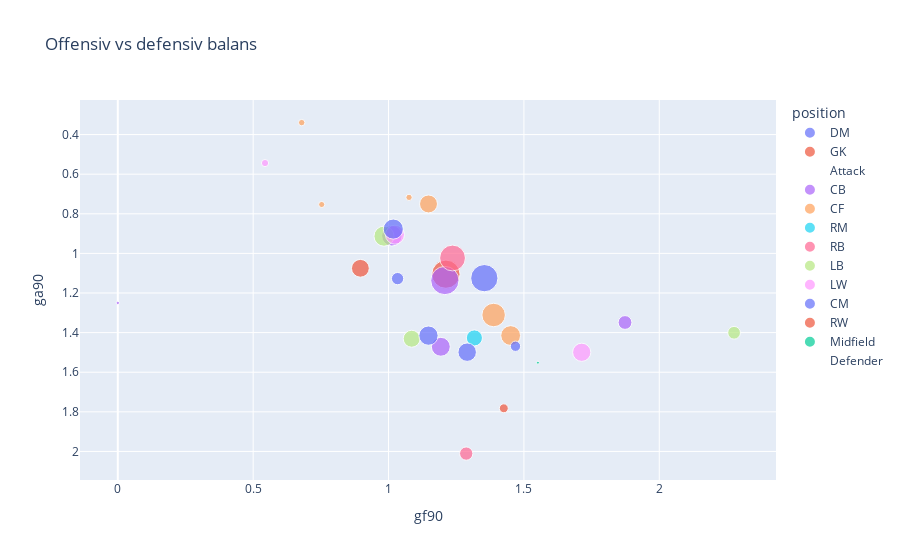

The code cell stored with this chart in its notebook:
### Markdown cell above
#### Graph 3: Off vs def balance

### Code cell
fig = px.scatter(
    summary_stats,
    x="gf90",
    y="ga90",
    color="position",
    size="minuter",
    hover_name="name",
    title="Offensiv vs defensiv balans"
)

fig.update_yaxes(autorange="reversed")
fig.show()

### Figure 1 — Plotly figure (JSON) as saved in the notebook; plotly's stock layout.template omitted (floating-point values rounded to 4 significant figures)
{"data": [{"hovertemplate": "<b>%{hovertext}</b><br><br>position=DM<br>gf90=%{x}<br>ga90=%{y}<br>minuter=%{marker.size}<extra></extra>", "hovertext": ["Adil Titi"], "legendgroup": "DM", "marker": {"color": "#636efa", "size": [958.0], "sizemode": "area", "sizeref": 12.66, "symbol": "circle"}, "mode": "markers", "name": "DM", "orientation": "v", "showlegend": true, "type": "scatter", "x": [1.033], "xaxis": "x", "y": [1.127], "yaxis": "y"}, {"hovertemplate": "<b>%{hovertext}</b><br><br>position=GK<br>gf90=%{x}<br>ga90=%{y}<br>minuter=%{marker.size}<extra></extra>", "hovertext": ["Adrian Engdahl", "André Bernardini", "Elias Markusson Kurula", "Emrik Eriksson", "Viktor Frodig"], "legendgroup": "GK", "marker": {"color": "#EF553B", "size": [505.0, 0.0, 0.0, 0.0, 5050.0], "sizemode": "area", "sizeref": 12.66, "symbol": "circle"}, "mode": "markers", "name": "GK", "orientation": "v", "showlegend": true, "type": "scatter", "x": [1.426, NaN, NaN, NaN, 1.212], "xaxis": "x", "y": [1.782, NaN, NaN, NaN, 1.105], "yaxis": "y"}, {"hovertemplate": "<b>%{hovertext}</b><br><br>position=Attack<br>gf90=%{x}<br>ga90=%{y}<br>minuter=%{marker.size}<extra></extra>", "hovertext": ["Albin Pihlström"], "legendgroup": "Attack", "marker": {"color": "#00cc96", "size": [0.0], "sizemode": "area", "sizeref": 12.66, "symbol": "circle"}, "mode": "markers", "name": "Attack", "orientation": "v", "showlegend": true, "type": "scatter", "x": [NaN], "xaxis": "x", "y": [NaN], "yaxis": "y"}, {"hovertemplate": "<b>%{hovertext}</b><br><br>position=CB<br>gf90=%{x}<br>ga90=%{y}<br>minuter=%{marker.size}<extra></extra>", "hovertext": ["Alexander Zetterström", "Eirik Asante Gayi", "Lorik Konjuhi", "Oskar Ågren", "Teodor Wålemark"], "legendgroup": "CB", "marker": {"color": "#ab63fa", "size": [5066.0, 72.0, 1201.0, 2667.0, 2263.0], "sizemode": "area", "sizeref": 12.66, "symbol": "circle"}, "mode": "markers", "name": "CB", "orientation": "v", "showlegend": true, "type": "scatter", "x": [1.208, 0.0, 1.873, 1.012, 1.193], "xaxis": "x", "y": [1.137, 1.25, 1.349, 0.9111, 1.472], "yaxis": "y"}, {"hovertemplate": "<b>%{hovertext}</b><br><br>position=CF<br>gf90=%{x}<br>ga90=%{y}<br>minuter=%{marker.size}<extra></extra>", "hovertext": ["Amar Muhsin", "Ferhan Abic", "Filip Trpcevski", "Kevin Appiah Nyarko", "Pontus Jonsson", "Ömür Pektas"], "legendgroup": "CF", "marker": {"color": "#FFA15A", "size": [3501.0, 265.0, 2481.0, 251.0, 2039.0, 239.0], "sizemode": "area", "sizeref": 12.66, "symbol": "circle"}, "mode": "markers", "name": "CF", "orientation": "v", "showlegend": true, "type": "scatter", "x": [1.388, 0.6793, 1.451, 1.076, 1.148, 0.7531], "xaxis": "x", "y": [1.311, 0.3396, 1.415, 0.7171, 0.7504, 0.7531], "yaxis": "y"}, {"hovertemplate": "<b>%{hovertext}</b><br><br>position=RM<br>gf90=%{x}<br>ga90=%{y}<br>minuter=%{marker.size}<extra></extra>", "hovertext": ["Anton Lundin"], "legendgroup": "RM", "marker": {"color": "#19d3f3", "size": [1640.0], "sizemode": "area", "sizeref": 12.66, "symbol": "circle"}, "mode": "markers", "name": "RM", "orientation": "v", "showlegend": true, "type": "scatter", "x": [1.317], "xaxis": "x", "y": [1.427], "yaxis": "y"}, {"hovertemplate": "<b>%{hovertext}</b><br><br>position=RB<br>gf90=%{x}<br>ga90=%{y}<br>minuter=%{marker.size}<extra></extra>", "hovertext": ["Cesar Weilid", "Noah Östberg"], "legendgroup": "RB", "marker": {"color": "#FF6692", "size": [4222.0, 1119.0], "sizemode": "area", "sizeref": 12.66, "symbol": "circle"}, "mode": "markers", "name": "RB", "orientation": "v", "showlegend": true, "type": "scatter", "x": [1.236, 1.287], "xaxis": "x", "y": [1.023, 2.011], "yaxis": "y"}, {"hovertemplate": "<b>%{hovertext}</b><br><br>position=LB<br>gf90=%{x}<br>ga90=%{y}<br>minuter=%{marker.size}<extra></extra>", "hovertext": ["Christopher Redenstrand", "Malte Persson", "Noah Åstrand John"], "legendgroup": "LB", "marker": {"color": "#B6E880", "size": [2563.0, 1824.0, 1028.0], "sizemode": "area", "sizeref": 12.66, "symbol": "circle"}, "mode": "markers", "name": "LB", "orientation": "v", "showlegend": true, "type": "scatter", "x": [0.9832, 1.086, 2.276], "xaxis": "x", "y": [0.913, 1.431, 1.401], "yaxis": "y"}, {"hovertemplate": "<b>%{hovertext}</b><br><br>position=LW<br>gf90=%{x}<br>ga90=%{y}<br>minuter=%{marker.size}<extra></extra>", "hovertext": ["Emil Tot Wikström", "Gustav Nordh", "Samouil Izountouemoi"], "legendgroup": "LW", "marker": {"color": "#FF97FF", "size": [2286.0, 2101.0, 331.0], "sizemode": "area", "sizeref": 12.66, "symbol": "circle"}, "mode": "markers", "name": "LW", "orientation": "v", "showlegend": true, "type": "scatter", "x": [1.024, 1.713, 0.5438], "xaxis": "x", "y": [0.9055, 1.499, 0.5438], "yaxis": "y"}, {"hovertemplate": "<b>%{hovertext}</b><br><br>position=CM<br>gf90=%{x}<br>ga90=%{y}<br>minuter=%{marker.size}<extra></extra>", "hovertext": ["Gustav Berggren", "Haris Brkic", "Henry Sletsjøe", "Jacob Stensson", "Marinus Larsen"], "legendgroup": "CM", "marker": {"color": "#636efa", "size": [4720.0, 2162.0, 2565.0, 2353.0, 674.0], "sizemode": "area", "sizeref": 12.66, "symbol": "circle"}, "mode": "markers", "name": "CM", "orientation": "v", "showlegend": true, "type": "scatter", "x": [1.354, 1.29, 1.018, 1.147, 1.469], "xaxis": "x", "y": [1.125, 1.499, 0.8772, 1.415, 1.469], "yaxis": "y"}, {"hovertemplate": "<b>%{hovertext}</b><br><br>position=RW<br>gf90=%{x}<br>ga90=%{y}<br>minuter=%{marker.size}<extra></extra>", "hovertext": ["Johan Arvidsson"], "legendgroup": "RW", "marker": {"color": "#EF553B", "size": [2009.0], "sizemode": "area", "sizeref": 12.66, "symbol": "circle"}, "mode": "markers", "name": "RW", "orientation": "v", "showlegend": true, "type": "scatter", "x": [0.896], "xaxis": "x", "y": [1.075], "yaxis": "y"}, {"hovertemplate": "<b>%{hovertext}</b><br><br>position=Midfield<br>gf90=%{x}<br>ga90=%{y}<br>minuter=%{marker.size}<extra></extra>", "hovertext": ["Jonah Almquist", "Oliwer Stark", "Suren Hagop"], "legendgroup": "Midfield", "marker": {"color": "#00cc96", "size": [0.0, 58.0, 0.0], "sizemode": "area", "sizeref": 12.66, "symbol": "circle"}, "mode": "markers", "name": "Midfield", "orientation": "v", "showlegend": true, "type": "scatter", "x": [NaN, 1.552, NaN], "xaxis": "x", "y": [NaN, 1.552, NaN], "yaxis": "y"}, {"hovertemplate": "<b>%{hovertext}</b><br><br>position=Defender<br>gf90=%{x}<br>ga90=%{y}<br>minuter=%{marker.size}<extra></extra>", "hovertext": ["Marius Mörkfors"], "legendgroup": "Defender", "marker": {"color": "#ab63fa", "size": [0.0], "sizemode": "area", "sizeref": 12.66, "symbol": "circle"}, "mode": "markers", "name": "Defender", "orientation": "v", "showlegend": true, "type": "scatter", "x": [NaN], "xaxis": "x", "y": [NaN], "yaxis": "y"}], "layout": {"legend": {"itemsizing": "constant", "title": {"text": "position"}, "tracegroupgap": 0}, "title": {"text": "Offensiv vs defensiv balans"}, "xaxis": {"anchor": "y", "domain": [0, 1], "title": {"text": "gf90"}}, "yaxis": {"anchor": "x", "autorange": "reversed", "domain": [0, 1], "title": {"text": "ga90"}}}}
